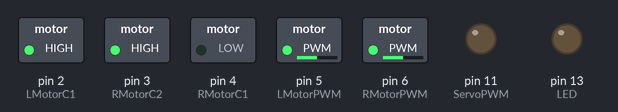
Simulated run of this sketch. Board: Arduino Uno, built with avr-gcc and run on an emulated ATmega328P. Parts: switched loads named in the sketch (green lamp = pin HIGH), output pins drawn as LEDs (lit = HIGH). Pins used as bus, display or sensor lines are not drawn.

Above: at 0.05 s.
At 5.35 s:
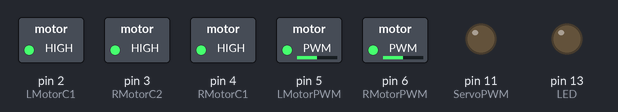
Timing chart, 0 to 6.2 s (numbered marks = the images above):
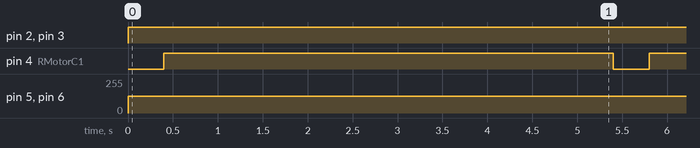

Measured:
- by itself, pin 2 (LMotorC1), pin 3 (RMotorC2): LOW → HIGH at 0.00 s
- by itself, pin 4 (RMotorC1): alternates HIGH for 5.0 s and LOW for 0.40 s
- by itself, pin 5 (LMotorPWM), pin 6 (RMotorPWM): 0/255 → 127/255 at 0.00 s

The sketch:

Callibrate-Turn.ino
```cpp
#define LMotorC2 1
#define LMotorC1 2
#define RMotorC2 3
#define RMotorC1 4

#define LMotorPWM 5
#define RMotorPWM 6

#define UltraTrig 8
#define UltraEcho 9

#define ServoPWM 11

#define LED 13

#define ColourOut A0
#define ColourS0 A1
#define ColourS1 A2
#define ColourS3 A3
#define ColourS2 A4


int redMin = 187; // Red minimum value
int redMax = 955; // Red maximum value
int greenMin = 250; // Green minimum value
int greenMax = 1275; // Green maximum value
int blueMin = 210; // Blue minimum value
int blueMax = 1100; // Blue maximum value


void setup() {
  Serial.begin(9600);
  pinMode(LMotorC2, OUTPUT);
  pinMode(LMotorC1, OUTPUT);
  pinMode(RMotorC2, OUTPUT);
  pinMode(RMotorC1, OUTPUT);

  pinMode(LMotorPWM, OUTPUT);
  pinMode(RMotorPWM, OUTPUT);

  pinMode(ServoPWM, OUTPUT);

  pinMode(LED, OUTPUT);

  pinMode(ColourOut, INPUT);

  pinMode(ColourS0, OUTPUT);
  pinMode(ColourS1, OUTPUT);
  pinMode(ColourS3, OUTPUT);
  pinMode(ColourS2, OUTPUT);


	digitalWrite(ColourS0,HIGH);
	digitalWrite(ColourS1,LOW);
}

void loop() {

  motorTankTurn(true, 127);
  delay(400);
  motorBreak(true);
  delay(5000);

}

void motorMoveLeft(bool forward, int speed) {
    analogWrite(LMotorPWM, speed);

    if(forward) {
      digitalWrite(LMotorC1, HIGH);
      digitalWrite(LMotorC2, LOW);
    }
    else {
      digitalWrite(LMotorC1, LOW);
      digitalWrite(LMotorC2, HIGH);
    }
}

void motorMoveRight(bool forward, int speed) {
    analogWrite(RMotorPWM, speed);

    if(forward) {
      digitalWrite(RMotorC1, HIGH);
      digitalWrite(RMotorC2, LOW);
    }
    else {
      digitalWrite(RMotorC1, LOW);
      digitalWrite(RMotorC2, HIGH);
    }
}

void motorMoveBoth(bool forward, int speed) {
  motorMoveLeft(forward, speed);
  motorMoveRight(forward, speed);
}

void motorTankTurn(bool clockwise, int speed) {
  if(clockwise) {
    motorMoveLeft(true, speed);
    motorMoveRight(false, speed);
  }
  else {
    motorMoveLeft(false, speed);
    motorMoveRight(true, speed);
  }
}

void motorBreak(bool motor_break) {
  if(motor_break) {
    digitalWrite(LMotorC1, HIGH);
    digitalWrite(LMotorC2, HIGH);
    digitalWrite(RMotorC1, HIGH);
    digitalWrite(RMotorC2, HIGH);
  }
  else {
    digitalWrite(LMotorC1, LOW);
    digitalWrite(LMotorC2, LOW);
    digitalWrite(RMotorC1, LOW);
    digitalWrite(RMotorC2, LOW);
  }
}

void servoMove(long angle) {
  long pulse_width = map(angle, 0, 180, 1000, 2500);
  digitalWrite(ServoPWM, HIGH);
  delay(pulse_width/1000);
  digitalWrite(ServoPWM, LOW);
  delay(20 - (pulse_width/1000));
}


// Function to read Red Pulse Widths
int getRedValue() {
	// Set sensor to read Red only
	digitalWrite(ColourS2,LOW);
	digitalWrite(ColourS3,LOW);
	// Define integer to represent Pulse Width
	int PW;
	// Read the output Pulse Width
	PW = pulseIn(ColourOut, LOW);
  int rgb_value = map(PW, redMin, redMax, 255, 0);

	return rgb_value;
}

// Function to read Green Pulse Widths
int getGreenValue() {
	// Set sensor to read Green only
	digitalWrite(ColourS2,HIGH);
	digitalWrite(ColourS3,HIGH);
	// Define integer to represent Pulse Width
	int PW;
	// Read the output Pulse Width
	PW = pulseIn(ColourOut, LOW);
  int rgb_value = map(PW, greenMin, greenMax, 255, 0);

	return rgb_value;
}

// Function to read Blue Pulse Widths
int getBlueValue() {
	// Set sensor to read Blue only
	digitalWrite(ColourS2,LOW);
	digitalWrite(ColourS3,HIGH);
	// Define integer to represent Pulse Width
	int PW;
	// Read the output Pulse Width
	PW = pulseIn(ColourOut, LOW);
  int rgb_value = map(PW, blueMin, blueMax, 255, 0);

	return rgb_value;
}
```
